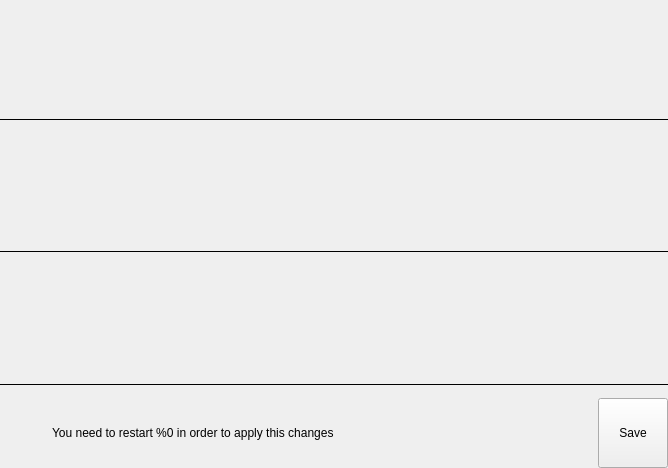
<?xml version="1.0" encoding="UTF-8"?>
<ui version="4.0">
 <class>GeneralSettingsWidget</class>
 <widget class="QFrame" name="GeneralSettingsWidget">
  <property name="geometry">
   <rect>
    <x>0</x>
    <y>0</y>
    <width>668</width>
    <height>468</height>
   </rect>
  </property>
  <layout class="QVBoxLayout" name="verticalLayout">
   <property name="spacing">
    <number>12</number>
   </property>
   <property name="leftMargin">
    <number>0</number>
   </property>
   <property name="topMargin">
    <number>0</number>
   </property>
   <property name="rightMargin">
    <number>0</number>
   </property>
   <property name="bottomMargin">
    <number>0</number>
   </property>
   <item>
    <layout class="QVBoxLayout" name="centralLayout">
     <property name="bottomMargin">
      <number>0</number>
     </property>
     <item>
      <widget class="SettingGPU" name="settingsGPU" native="true"/>
     </item>
     <item>
      <widget class="Line" name="line">
       <property name="frameShadow">
        <enum>QFrame::Plain</enum>
       </property>
       <property name="orientation">
        <enum>Qt::Horizontal</enum>
       </property>
      </widget>
     </item>
     <item>
      <widget class="ConfigCalibrationWidget" name="settingsSnapshot" native="true"/>
     </item>
     <item>
      <widget class="Line" name="line_1">
       <property name="frameShadow">
        <enum>QFrame::Plain</enum>
       </property>
       <property name="orientation">
        <enum>Qt::Horizontal</enum>
       </property>
      </widget>
     </item>
     <item>
      <widget class="OculusSettingsWidget" name="oculusSettings" native="true"/>
     </item>
     <item>
      <widget class="Line" name="line_2">
       <property name="frameShadow">
        <enum>QFrame::Plain</enum>
       </property>
       <property name="orientation">
        <enum>Qt::Horizontal</enum>
       </property>
      </widget>
     </item>
    </layout>
   </item>
   <item>
    <layout class="QHBoxLayout" name="horizontalLayout">
     <item>
      <widget class="QLabel" name="labelWarningIcon">
       <property name="minimumSize">
        <size>
         <width>40</width>
         <height>40</height>
        </size>
       </property>
       <property name="maximumSize">
        <size>
         <width>40</width>
         <height>40</height>
        </size>
       </property>
       <property name="text">
        <string/>
       </property>
       <property name="scaledContents">
        <bool>true</bool>
       </property>
       <property name="alignment">
        <set>Qt::AlignCenter</set>
       </property>
      </widget>
     </item>
     <item>
      <widget class="QLabel" name="labelWarningMessage">
       <property name="text">
        <string>You need to restart %0 in order to apply this changes</string>
       </property>
      </widget>
     </item>
     <item>
      <spacer name="horizontalSpacer">
       <property name="orientation">
        <enum>Qt::Horizontal</enum>
       </property>
       <property name="sizeHint" stdset="0">
        <size>
         <width>40</width>
         <height>20</height>
        </size>
       </property>
      </spacer>
     </item>
     <item>
      <widget class="QPushButton" name="buttonSave">
       <property name="minimumSize">
        <size>
         <width>70</width>
         <height>70</height>
        </size>
       </property>
       <property name="maximumSize">
        <size>
         <width>70</width>
         <height>70</height>
        </size>
       </property>
       <property name="toolTip">
        <string>Save current configuration</string>
       </property>
       <property name="text">
        <string notr="true">Save</string>
       </property>
      </widget>
     </item>
    </layout>
   </item>
  </layout>
 </widget>
 <customwidgets>
  <customwidget>
   <class>SettingGPU</class>
   <extends>QWidget</extends>
   <header>settings/settinggpu.hpp</header>
   <container>1</container>
  </customwidget>
  <customwidget>
   <class>ConfigCalibrationWidget</class>
   <extends>QWidget</extends>
   <header>settings/configcalibrationwidget.hpp</header>
   <container>1</container>
  </customwidget>
  <customwidget>
   <class>OculusSettingsWidget</class>
   <extends>QWidget</extends>
   <header>settings/oculussettingswidget.hpp</header>
   <container>1</container>
  </customwidget>
 </customwidgets>
 <resources/>
 <connections/>
</ui>
